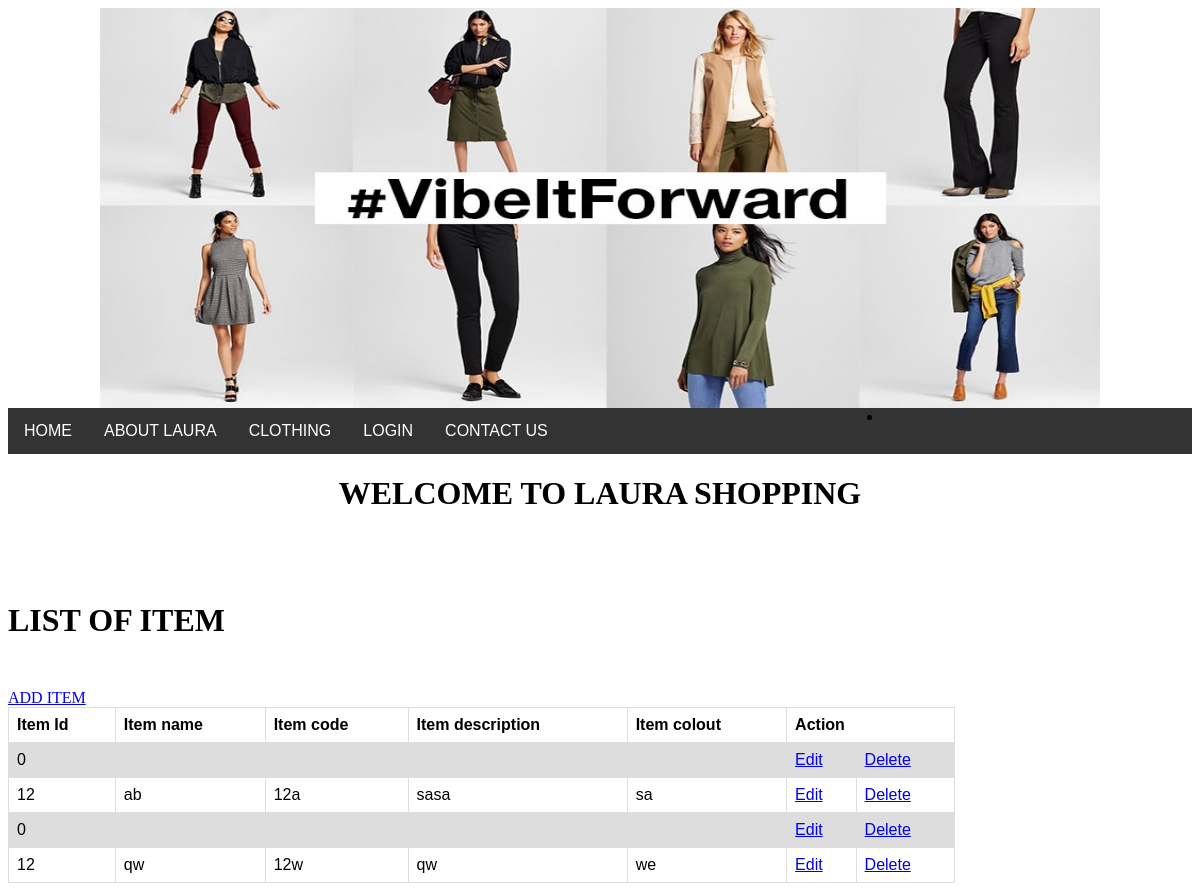
The page /viewapplication.php on the database its author committed.
### tables this page shows
CREATE TABLE `item` (
  `item_id` int(50) NOT NULL,
  `item_name` varchar(50) NOT NULL,
  `item_code` varchar(50) NOT NULL,
  `item_desc` varchar(50) NOT NULL,
  `item_colour` varchar(50) NOT NULL
);

### viewapplication.php (the view, shortened to what this page needs)
 <center>
  <tr>
    <td height="90" colspan="3"><img src="zalora1.jpg" width="1000" height="400" /></td>
  </tr></center>
   <link rel="stylesheet" type="text/css" href="style.css"/>
<body>
    <center><td width="59" height="192"><?php include 'mainmenu.php' ?></td></center>
    <td width="400"><div align="center"><h1>WELCOME TO LAURA SHOPPING</h1></div></td></p>
<br><br>
<h1><p>LIST OF ITEM</p></h1>
<?php
include 'dbconnect.php';
$sql = "SELECT * FROM item";
$result = mysqli_query($conn, $sql);
?>
</br><a href="applicationform.php">ADD ITEM</a>
<table>
  <tr>
  	<th>Item Id</th>
    <th> Item name</th>
    <th> Item code</th>
    <th>Item description</th>
    <th>Item colout</th>
    <th colspan="2">Action</th>
  </tr>
<?php
if (mysqli_num_rows($result) > 0) {
    while($row = mysqli_fetch_assoc($result)) {
?>
    	<tr>
        <td><?php echo $row["item_id"] ?></td>
    	<td><?php echo $row["item_name"] ?></td>
    	<td><?php echo $row["item_code"] ?></td>
        <td><?php echo $row["item_desc"] ?></td>
        <td><?php echo $row["item_colour"] ?></td>
    	<td><a href="editapplication.php?app_id=<?php echo $row['item_id']; ?>">Edit</a></td>
    	<td><a href="deleteapplication.php?app_id=<?php echo $row['item_id']; ?>">Delete</a></td>
    	</tr>
<?php
    }
} else {
    echo "<tr><td colspan='3'>0 results</td></tr>";
}
?>
</table>

### viewapplication.php (style rules this page uses)
table { font-family: arial, sans-serif; border-collapse: collapse; width: 80%; }
td, th { border: 1px solid #dddddd; text-align: left; padding: 8px; }
tr:nth-child(even) { background-color: #dddddd; }

### rows shown on the page
item: item "0"
item: item "12", item_name "ab", item_code "12a", item_desc "sasa", item_colour "sa"
item: item "0"
item: item "12", item_name "qw", item_code "12w", item_desc "qw", item_colour "we"
